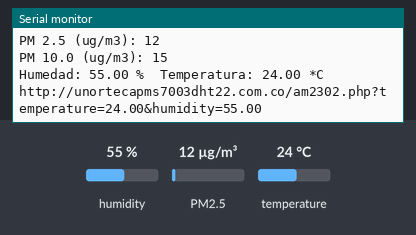
The sketch below on a simulated ESP8266 (NodeMCU). On the bench: the last lines printed to the serial monitor. The inputs (shaded band) are chosen by the test bench; at power-on: humidity 55 %, PM2.5 12 µg/m³, temperature 24 °C. WiFi joins after 1.5 s; servers stay silent unless stated; uploads are accepted with an empty reply.

Above: at 2.8 s.
2.9 s: humidity set to 22 %
At 3.5 s:
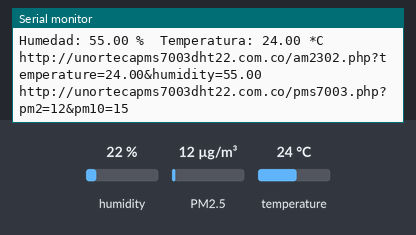
4.4 s: PM2.5 set to 6 µg/m³
At 5.5 s:
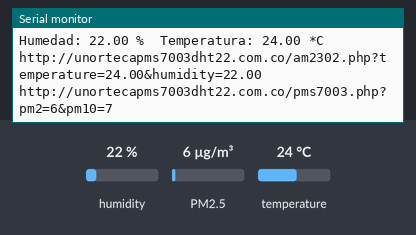
5.9 s: temperature set to 12 °C
At 6.84 s:
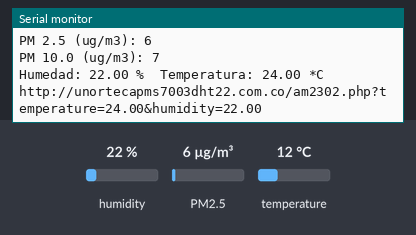
7.4 s: PM2.5 set to 75 µg/m³
At 8.5 s:
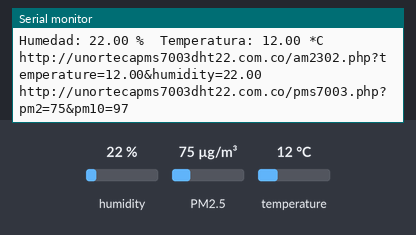
8.9 s: humidity set to 40 %
At 11.19 s:
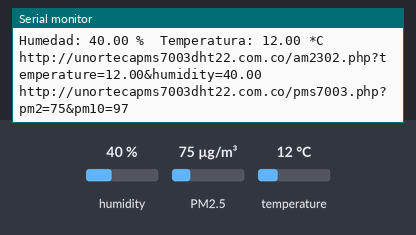
Timing chart, 0 to 11.4 s (numbered marks = the images above; inputs shaded):
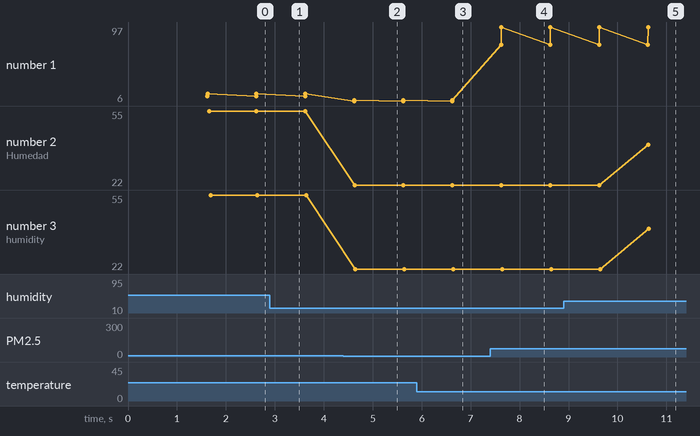

The sketch:

polvo.ino
```cpp
#include "PMS.h"
#include <Wire.h>
#include <SoftwareSerial.h>
#include "DHT.h"
#include <ESP8266WiFi.h>
#include <ESP8266HTTPClient.h>

//CONEXION PARA AM2302
#define PIN_CONEXION D8// A cuál pin está conectado el lector
#define TIPO_SENSOR DHT22 // Puede ser DHT11 también
DHT sensor(PIN_CONEXION, TIPO_SENSOR);

//CONEXION PARA ESP8266MOD
const String SSID = "KevynT";
const String PASSWORD = "MATHIAS0108";
const String SERVER_ADDRESS = "http://unortecapms7003dht22.com.co/";

//Variables del sensor de humedad y temp
float humedad, temperaturaEnGradosCelsius = 0;
int ultimaVezLeido = 0;
long milisegundosDeEsperaParaLeer = 2000; // 2 segundos

//Librerias para pms7003
PMS pms(Serial);
PMS::DATA data;
int seg = 0;
void setup()
{
    Serial.begin(9600);  // GPIO1, GPIO3 (TX/RX pin on ESP-12E Development Board)
    Serial.setTimeout(2000);
    // Muy importante la siguiente línea, pues configura el pin del sensor como INPUT_PULLUP
    sensor.begin();
    while(!Serial) { }// Esperar que haya conexión serial

    Serial.println("Iniciando el dispositivo");
    Serial.println("Kevyn Taylor (Developer software)");
    WiFi.mode(WIFI_STA);
    WiFi.begin(SSID, PASSWORD);
    Serial.print("Conectando a:\t");
    Serial.println(SSID);
    // Esperar a que nos conectemos
    while (WiFi.status() != WL_CONNECTED)
    {
      delay(200);
     Serial.print('.');
    }
    // Mostrar mensaje de exito y dirección IP asignada
    Serial.println();
    Serial.print("Conectado a:\t");
    Serial.println(WiFi.SSID());
    Serial.print("IP address:\t");
    Serial.println(WiFi.localIP());
}

void loop()
{
   if (pms.read(data)){
      Serial.print("PM 2.5 (ug/m3): ");
      Serial.println(data.PM_AE_UG_2_5);
      Serial.print("PM 10.0 (ug/m3): ");
      Serial.println(data.PM_AE_UG_10_0);
      Serial.println();
      humedad = sensor.readHumidity();
      temperaturaEnGradosCelsius = sensor.readTemperature();
     if(!isnan(temperaturaEnGradosCelsius) && !isnan(humedad)) {
        Serial.print("Humedad: ");
        Serial.print(humedad);
        Serial.print(" %\t");
        Serial.print("Temperatura: ");
        Serial.print(temperaturaEnGradosCelsius);
        Serial.println(" *C");
      }

    HTTPClient http;
    String full_url;
    int httpCode;
    full_url = SERVER_ADDRESS + "am2302.php?temperature=" + temperaturaEnGradosCelsius + "&humidity=" + humedad;
    Serial.println(full_url);
    http.begin(full_url);
    httpCode = http.GET();
    http.end();

    full_url = SERVER_ADDRESS + "pms7003.php?pm2=" + data.PM_AE_UG_2_5 + "&pm10=" + data.PM_AE_UG_10_0;
    Serial.println(full_url);
    http.begin(full_url);
    httpCode = http.GET();
    http.end();
    }
}
```

Measured:
- after the input at 4.4 s, the serial monitor: prints a new line after 0.22 s (image 2)
- after the input at 7.4 s, the serial monitor: prints a new line after 0.22 s (image 4)
- after the input at 8.9 s, the serial monitor: prints a new line after 1.7 s (image 5)
- plotted number 1: 15 → 7 after the input at 4.4 s, 7 → 97 after the input at 7.4 s
- plotted number 2: 22 → 40 after the input at 8.9 s
- plotted number 3: 22 → 40 after the input at 8.9 s
